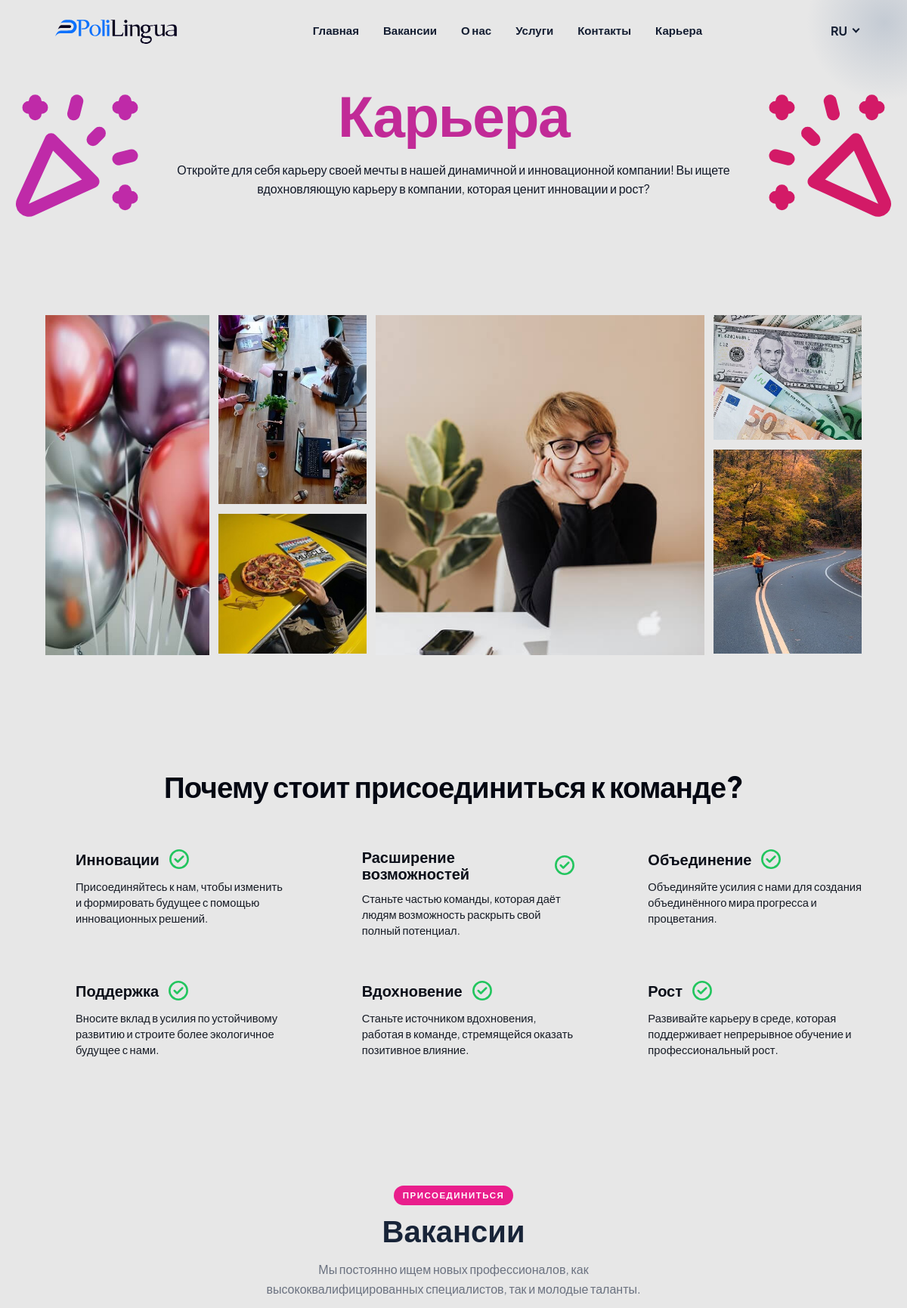
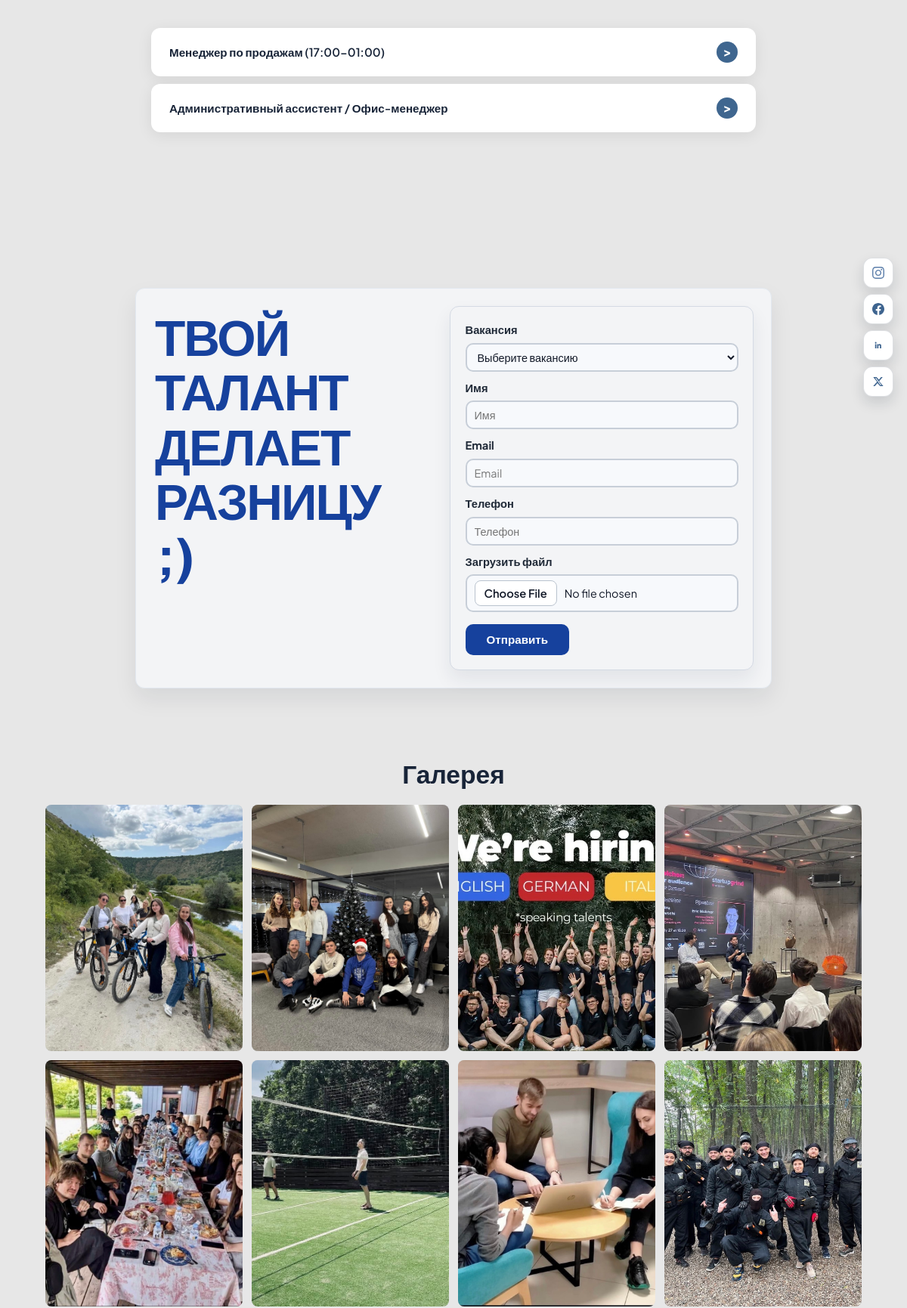
The app's page /cariere.php?lang=ru (upper part) with its own data (2 pictures, top to bottom).
### tables this page shows
CREATE TABLE IF NOT EXISTS site_content (
    id INT AUTO_INCREMENT PRIMARY KEY,
    content_key VARCHAR(255) NOT NULL UNIQUE,
    value_ro TEXT,
    value_ru TEXT,
    value_en TEXT,
    updated_at TIMESTAMP DEFAULT CURRENT_TIMESTAMP ON UPDATE CURRENT_TIMESTAMP
);

CREATE TABLE IF NOT EXISTS jobs (
    id INT AUTO_INCREMENT PRIMARY KEY,
    slug VARCHAR(255) NOT NULL UNIQUE,
    title_ro VARCHAR(255) NOT NULL,
    title_ru VARCHAR(255) DEFAULT '',
    title_en VARCHAR(255) DEFAULT '',
    short_desc_ro TEXT,
    short_desc_ru TEXT,
    short_desc_en TEXT,
    full_desc_ro TEXT,
    full_desc_ru TEXT,
    full_desc_en TEXT,
    location VARCHAR(255) DEFAULT 'Moldova',
    schedule VARCHAR(255) DEFAULT 'Full-time',
    sticky_color VARCHAR(50) DEFAULT '#4CAF82',
    sticky_rotation DECIMAL(5,2) DEFAULT -2.5,
    sort_order INT DEFAULT 0,
    is_active TINYINT(1) DEFAULT 1,
    created_at TIMESTAMP DEFAULT CURRENT_TIMESTAMP,
    updated_at TIMESTAMP DEFAULT CURRENT_TIMESTAMP ON UPDATE CURRENT_TIMESTAMP
);

### includes/functions.php (called while the page is built, shortened)
<?php
function getCurrentLang(): string {
    return $_SESSION['lang'] ?? DEFAULT_LANG;
}
function t(string $key, string $lang = ''): string {
    global $translations;
    return $translations[$key] ?? $key;
}
function loadLang(string $lang): void {
    $file = __DIR__ . '/../lang/' . $lang . '.php';
    $translations = file_exists($file) ? require $file : [];
}
function getContent(string $key, string $lang = ''): string {
    try {
        $db = getDB();
        $stmt = $db->prepare("SELECT value_ro, value_ru, value_en FROM site_content WHERE content_key = ?");
        $stmt->execute([$key]);
        $row = $stmt->fetch();
        if (!$row) return '';
        $col = 'value_' . $lang;
        return $row[$col] ?: $row['value_ro'] ?: '';
    } catch (Exception $e) {
        return '';
    }
}
function getActiveJobs(string $lang = ''): array {
    try {
        $db = getDB();
        $stmt = $db->query("SELECT * FROM jobs WHERE is_active = 1 ORDER BY sort_order ASC, id ASC");
        $jobs = $stmt->fetchAll();
        foreach ($jobs as &$job) {
            $job['title'] = $job['title_' . $lang] ?: $job['title_ro'];
            $job['short_desc'] = $job['short_desc_' . $lang] ?: $job['short_desc_ro'];
        }
        return $jobs;
    } catch (Exception $e) {
        return [];
    }
}
function e(string $str): string {
    return htmlspecialchars($str, ENT_QUOTES, 'UTF-8');
}

### cariere.php (the view, shortened to what this page needs)
<?php
require_once __DIR__ . '/includes/functions.php';
$lang = getCurrentLang();
$jobs = getActiveJobs($lang);
$careersTitle = trim((string)getContent('careers_title', $lang));
$careersSubtitle = trim((string)getContent('careers_subtitle', $lang));
$jobsTitle = trim((string)getContent('jobs_title', $lang));
$jobsSubtitle = trim((string)getContent('jobs_subtitle', $lang));
$jobsEmpty = trim((string)getContent('jobs_empty', $lang));
$whyJoinTitle = trim((string)getContent('why_join_team', $lang));
if ($whyJoinTitle === '') $whyJoinTitle = t('why_join_team');
$whyJoinItems = [
    [
        'title' => trim((string)getContent('why_innovate', $lang)) ?: t('why_innovate'),
        'text' => trim((string)getContent('why_innovate_text', $lang)) ?: t('why_innovate_text'),
    ],
    [
        'title' => trim((string)getContent('why_empower', $lang)) ?: t('why_empower'),
        'text' => trim((string)getContent('why_empower_text', $lang)) ?: t('why_empower_text'),
    ],
    [
        'title' => trim((string)getContent('why_unite', $lang)) ?: t('why_unite'),
        'text' => trim((string)getContent('why_unite_text', $lang)) ?: t('why_unite_text'),
    ],
    [
        'title' => trim((string)getContent('why_sustain', $lang)) ?: t('why_sustain'),
        'text' => trim((string)getContent('why_sustain_text', $lang)) ?: t('why_sustain_text'),
    ],
    [
        'title' => trim((string)getContent('why_inspire', $lang)) ?: t('why_inspire'),
        'text' => trim((string)getContent('why_inspire_text', $lang)) ?: t('why_inspire_text'),
    ],
    [
        'title' => trim((string)getContent('why_grow', $lang)) ?: t('why_grow'),
        'text' => trim((string)getContent('why_grow_text', $lang)) ?: t('why_grow_text'),
    ],
];
$resolveCareersImage = static function (string $baseName): ?string {
    $relativeBases = [
        'assets/images/' . $baseName,
        'assets/images/careers/' . $baseName,
        'assets/' . $baseName,
    ];
    foreach ($relativeBases as $relativeBase) {
        foreach (['jpg', 'jpeg', 'png', 'webp', 'avif'] as $ext) {
            $relativePath = $relativeBase . '.' . $ext;
            $absolutePath = __DIR__ . '/' . $relativePath;
            if (is_file($absolutePath) && filesize($absolutePath) > 0) {
                return SITE_URL . '/' . $relativePath;
            }
        }
    }
    return null;
};
$careersImages = [];
for ($i = 1; $i <= 6; $i++) {
    $careersImages[$i] = $resolveCareersImage('imaginea' . $i);
}
$employeeImages = [];
for ($i = 1; $i <= 12; $i++) {
    $employeeImages[$i] = $resolveCareersImage('angajat' . $i);
}
include __DIR__ . '/includes/header.php';
?>
<section class="careers-promo" id="careers">
  <div class="careers-promo-decor careers-promo-decor-left" aria-hidden="true">
  </div>
  <div class="careers-promo-decor careers-promo-decor-right" aria-hidden="true">
  </div>
  <div class="careers-promo-inner">
    <h2 class="reveal"><?= e($careersTitle) ?></h2>
    <?php if ($careersSubtitle !== ''): ?>
      <p class="reveal"><?= e($careersSubtitle) ?></p>
    <?php endif; ?>
  </div>
</section>
<section class="careers-gallery-section">
  <div class="careers-gallery-grid reveal">
    <figure class="careers-gallery-card careers-gallery-left">
      <?php if ($careersImages[1]): ?>
        <img src="<?= e($careersImages[4]) ?>" alt="Imagine cariere 1" loading="lazy">
      <?php else: ?>
        <div class="careers-gallery-placeholder">Adaugă `assets/images/imaginea1.jpg`</div>
      <?php endif; ?>
    </figure>
    <figure class="careers-gallery-card careers-gallery-mid-top">
      <?php if ($careersImages[2]): ?>
        <img src="<?= e($careersImages[3]) ?>" alt="Imagine cariere 2" loading="lazy">
      <?php else: ?>
        <div class="careers-gallery-placeholder">Adaugă `assets/images/imaginea2.jpg`</div>
      <?php endif; ?>
    </figure>
    <figure class="careers-gallery-card careers-gallery-main">
      <?php if ($careersImages[3]): ?>
        <img src="<?= e($careersImages[5]) ?>" alt="Imagine cariere 3" loading="lazy">
      <?php else: ?>
        <div class="careers-gallery-placeholder">Adaugă `assets/images/imaginea3.jpg`</div>
      <?php endif; ?>
    </figure>
    <figure class="careers-gallery-card careers-gallery-right-top">
      <?php if ($careersImages[4]): ?>
        <img src="<?= e($careersImages[2]) ?>" alt="Imagine cariere 4" loading="lazy">
      <?php else: ?>
        <div class="careers-gallery-placeholder">Adaugă `assets/images/imaginea4.jpg`</div>
      <?php endif; ?>
    </figure>
    <figure class="careers-gallery-card careers-gallery-mid-bottom">
      <?php if ($careersImages[5]): ?>
        <img src="<?= e($careersImages[6]) ?>" alt="Imagine cariere 5" loading="lazy">
      <?php else: ?>
        <div class="careers-gallery-placeholder">Adaugă `assets/images/imaginea5.jpg`</div>
      <?php endif; ?>
    </figure>
    <figure class="careers-gallery-card careers-gallery-right-bottom">
      <?php if ($careersImages[6]): ?>
        <img src="<?= e($careersImages[1]) ?>" alt="Imagine cariere 6" loading="lazy">
      <?php else: ?>
        <div class="careers-gallery-placeholder">Adaugă `assets/images/imaginea6.jpg`</div>
      <?php endif; ?>
    </figure>
  </div>
</section>
<section class="why-join-section">
  <div class="why-join-head reveal">
    <h2><?= e($whyJoinTitle) ?></h2>
  </div>
  <div class="why-join-grid reveal">
    <?php foreach ($whyJoinItems as $idx => $item): ?>
      <article class="why-join-point why-join-point-<?= $idx + 1 ?>">
        <h3 class="why-join-title">
          <span><?= e($item['title']) ?></span>
          <span class="why-join-check" aria-hidden="true">
            <svg viewBox="0 0 24 24" fill="none">
              <circle cx="12" cy="12" r="10" stroke="currentColor" stroke-width="2.2"></circle>
              <path d="m7.5 12 3 3 6-6" stroke="currentColor" stroke-width="2.2" stroke-linecap="round" stroke-linejoin="round"></path>
            </svg>
          </span>
        </h3>
        <p><?= e($item['text']) ?></p>
      </article>
    <?php endforeach; ?>
  </div>
</section>
<section style="padding:70px var(--layout-inline-padding);background:var(--bg-light);" id="jobs">
  <div class="section-header reveal">
    <span class="section-label"><?= t('btn_join') ?></span>
    <h2><?= e($jobsTitle) ?></h2>
    <?php if ($jobsSubtitle !== ''): ?>
      <p><?= e($jobsSubtitle) ?></p>
    <?php endif; ?>
  </div>
  <div class="jobs-accordion">
    <?php if (empty($jobs)): ?>
      <p style="text-align:center;color:#777;"><?= e($jobsEmpty) ?></p>
    <?php else: ?>
      <?php foreach ($jobs as $job): ?>
        <div class="accordion-item reveal">
          <div class="accordion-header">
            <span><?= e($job['title']) ?></span>
            <div class="accordion-icon">&gt;</div>
          </div>
        </div>
      <?php endforeach; ?>
    <?php endif; ?>
  </div>
</section>
<section class="apply-section">
  <div class="apply-card reveal">
    <div class="apply-left">
      <h2>
        <?php foreach (preg_split('/\s+/', trim((string) t('talent_diff'))) as $word): ?>
          <span><?= e($word) ?></span>
        <?php endforeach; ?>
      </h2>
    </div>
    <div class="apply-right">
      <form id="apply-form" action="<?= SITE_URL ?>/apply.php" method="POST" enctype="multipart/form-data">
        <div class="form-group">
          <label><?= t('form_job') ?></label>
          <select name="job_id">
            <option value=""><?= t('form_select_job') ?></option>
          </select>
        </div>
        <div class="form-group">
          <label><?= t('form_name') ?></label>
          <input type="text" name="name" required placeholder="<?= t('form_name') ?>">
        </div>
        <div class="form-group">
          <label><?= t('form_email') ?></label>
          <input type="email" name="email" required placeholder="<?= t('form_email') ?>">
        </div>
        <div class="form-group">
          <label><?= t('form_phone') ?></label>
          <input type="tel" name="phone" required placeholder="<?= t('form_phone') ?>">
        </div>
        <div class="form-group">
          <label><?= t('form_cv') ?></label>
          <input type="file" name="cv_file" accept=".pdf,.doc,.docx">
        </div>
        <button type="submit" class="btn btn-green" data-label="<?= t('btn_apply') ?>"><?= t('btn_apply') ?></button>
      </form>
    </div>
  </div>
</section>
<section class="employees-gallery-section">
  <div class="employees-gallery-head reveal">
    <h2><?= t('employees_gallery_title') ?></h2>
  </div>
  <div class="employees-gallery-grid reveal">
    <?php foreach ($employeeImages as $idx => $employeeImage): ?>
      <figure class="employees-gallery-card">
        <?php if ($employeeImage): ?>
          <img src="<?= e($employeeImage) ?>" alt="Angajat <?= (int)$idx ?>" loading="lazy">
        <?php else: ?>
          <div class="employees-gallery-placeholder">Adaugă `assets/images/angajat<?= (int)$idx ?>.jpg`</div>
        <?php endif; ?>
      </figure>
    <?php endforeach; ?>
  </div>
</section>
<?php include __DIR__ . '/includes/footer.php'; ?>

### cariere.php (style rules this page uses)
.page-careers #jobs .section-label { background: #e91e8c; color: #fff; }
.page-careers .careers-promo-decor { width: clamp(170px, 17vw, 250px); height: clamp(170px, 17vw, 250px); }
.page-careers .careers-promo-decor-left { left: clamp(-54px, 0.3vw, 6px); }
.page-careers .careers-promo-decor-right { right: clamp(-54px, 0.3vw, 6px); }
.careers-gallery-section { padding: 34px var(--layout-inline-padding) 68px; background: var(--bg-light); }
.careers-gallery-grid { max-width: 1260px; margin: 0 auto; display: grid; gap: 12px; grid-template-columns: minmax(180px, 1.05fr) minmax(180px, 0.95fr) minmax(260px, 2.1fr) minmax(180px, 0.95fr); grid-template-areas: "left mid-top main right-top" "left mid-bottom main right-bottom"; }
.careers-gallery-card { background: #d6d9de; overflow: hidden; position: relative; }
.careers-gallery-card img { width: 100%; height: 100%; object-fit: cover; display: block; }
.careers-gallery-left { grid-area: left; height: 420px !important; min-height: 450px !important; }
.careers-gallery-mid-top { grid-area: mid-top; height: 250px !important; min-height: 250px !important; }
.careers-gallery-mid-bottom { grid-area: mid-bottom; height: 155px !important; min-height: 185px !important; }
.careers-gallery-main { grid-area: main; height: 420px !important; min-height: 450px !important; }
.careers-gallery-right-top { grid-area: right-top; height: 155px !important; min-height: 165px !important; }
.careers-gallery-right-bottom { grid-area: right-bottom; height: 270px !important; min-height:200px !important;margin-top: -85px; }
.employees-gallery-section { padding: 0 var(--layout-inline-padding) 72px; background: var(--bg-light); }
.employees-gallery-head { max-width: 1260px; margin: 0 auto 18px; text-align: center; }
.employees-gallery-head h2 { margin: 0; font-family: var(--font-display); font-size: clamp(1.7rem, 2.8vw, 2.55rem); font-weight: 700; line-height: 1.18; color: #182438; }
.employees-gallery-grid { max-width: 1260px; margin: 0 auto; display: grid; grid-template-columns: repeat(4, minmax(0, 1fr)); gap: 12px; }
.employees-gallery-card { background: #d6d9de; overflow: hidden; border-radius: 8px; aspect-ratio: 4 / 5; }
.employees-gallery-card img { width: 100%; height: 100%; object-fit: cover; display: block; }
.page-careers .why-join-section { padding: 86px var(--layout-inline-padding) 96px; background: var(--bg-light); }
.page-careers .why-join-head { max-width: 1320px; margin: 0 auto 62px; text-align: center; }
.page-careers .why-join-head h2 { margin: 0; font-family: var(--font-main); font-size: clamp(1.68rem, 3.2vw, 3.45rem); font-weight: 800; line-height: 1.04; letter-spacing: -0.02em; color: #030712; }
.page-careers .why-join-grid { max-width: 1540px; margin: 0 auto; display: grid; grid-template-columns: repeat(6, minmax(0, 1fr)); column-gap: 56px; row-gap: 54px; }
.page-careers .why-join-point { grid-column: span 2; }
.page-careers .why-join-point-1 { grid-column: 1 / span 2; }
.page-careers .why-join-point-2 { grid-column: 3 / span 2; }
.page-careers .why-join-point-3 { grid-column: 5 / span 2; }
.page-careers .why-join-point-4 { grid-column: 1 / span 2; }
.page-careers .why-join-point-5 { grid-column: 3 / span 2; }
.page-careers .why-join-point-6 { grid-column: 5 / span 2; }
.page-careers .why-join-title { margin: 0 0 12px 40px; display: inline-flex; align-items: center; gap: 12px; font-family: var(--font-main); font-size: clamp(1.25rem, 1.5vw, 1.85rem); font-weight: 800; line-height: 1.1; color: #0b0f19; }
.page-careers .why-join-check { width: 28px; height: 28px; color: #22c55e; flex: 0 0 auto; }
.page-careers .why-join-check svg { width: 100%; height: 100%; display: block; }
.page-careers .why-join-point p { margin-left: 40px; color: #161b25; font-size: clamp(0.92rem, 0.95vw, 1.02rem); line-height: 1.45; max-width: 34ch; }

### records on screen
site_content: value_ru "Карьера"
site_content: value_ru "Откройте для себя карьеру своей мечты в нашей динамичной и инновационной компании! Вы ищете вдохновляющую карьеру в компании, которая ценит инновации и рост?"
site_content: value_ru "Вакансии"
site_content: value_ru "Мы постоянно ищем новых профессионалов, как высококвалифицированных специалистов, так и молодые таланты."
jobs: title_ru "Менеджер по продажам (17:00-01:00)"
jobs: title_ru "Административный ассистент / Офис-менеджер"

### other values on screen
t('nav_home') "Главная"
t('nav_jobs') "Вакансии"
t('nav_about') "О нас"
t('nav_why') "Услуги"
t('nav_contact') "Контакты"
t('nav_careers') "Карьера"
$currentLang "RU"
$whyJoinTitle "Почему стоит присоединиться к команде?"
$item['title'] "Инновации"
$item['text'] "Присоединяйтесь к нам, чтобы изменить и формировать будущее с помощью инновационных решений."
$item['title'] "Расширение возможностей"
$item['text'] "Станьте частью команды, которая даёт людям возможность раскрыть свой полный потенциал."
$item['title'] "Объединение"
$item['text'] "Объединяйте усилия с нами для создания объединённого мира прогресса и процветания."
$item['title'] "Поддержка"
